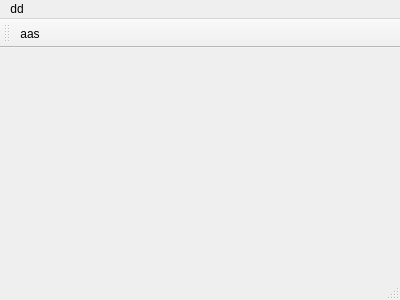
<?xml version="1.0" encoding="UTF-8"?>
<ui version="4.0">
 <class>MainWindow</class>
 <widget class="QMainWindow" name="MainWindow">
  <property name="geometry">
   <rect>
    <x>0</x>
    <y>0</y>
    <width>400</width>
    <height>300</height>
   </rect>
  </property>
  <property name="windowTitle">
   <string>MainWindow</string>
  </property>
  <widget class="QWidget" name="centralWidget">
   <widget class="QWidget" name="widget" native="true">
    <property name="geometry">
     <rect>
      <x>30</x>
      <y>30</y>
      <width>311</width>
      <height>191</height>
     </rect>
    </property>
    <widget class="Histogram" name="widget_2" native="true">
     <property name="geometry">
      <rect>
       <x>30</x>
       <y>30</y>
       <width>120</width>
       <height>131</height>
      </rect>
     </property>
    </widget>
    <widget class="Pie" name="widget_3" native="true">
     <property name="geometry">
      <rect>
       <x>170</x>
       <y>30</y>
       <width>120</width>
       <height>131</height>
      </rect>
     </property>
    </widget>
   </widget>
  </widget>
  <widget class="QMenuBar" name="menuBar">
   <property name="geometry">
    <rect>
     <x>0</x>
     <y>0</y>
     <width>400</width>
     <height>23</height>
    </rect>
   </property>
   <widget class="QMenu" name="menuDd">
    <property name="title">
     <string>dd</string>
    </property>
    <addaction name="actionAas"/>
   </widget>
   <addaction name="menuDd"/>
  </widget>
  <widget class="QToolBar" name="mainToolBar">
   <property name="movable">
    <bool>true</bool>
   </property>
   <property name="floatable">
    <bool>true</bool>
   </property>
   <attribute name="toolBarArea">
    <enum>TopToolBarArea</enum>
   </attribute>
   <attribute name="toolBarBreak">
    <bool>false</bool>
   </attribute>
   <addaction name="actionAas"/>
  </widget>
  <widget class="QStatusBar" name="statusBar"/>
  <action name="actionAas">
   <property name="text">
    <string>aas</string>
   </property>
  </action>
 </widget>
 <layoutdefault spacing="6" margin="11"/>
 <customwidgets>
  <customwidget>
   <class>Histogram</class>
   <extends>QWidget</extends>
   <header location="global">histogram.h</header>
   <container>1</container>
  </customwidget>
  <customwidget>
   <class>Pie</class>
   <extends>QWidget</extends>
   <header>pie.h</header>
   <container>1</container>
  </customwidget>
 </customwidgets>
 <resources/>
 <connections/>
</ui>
